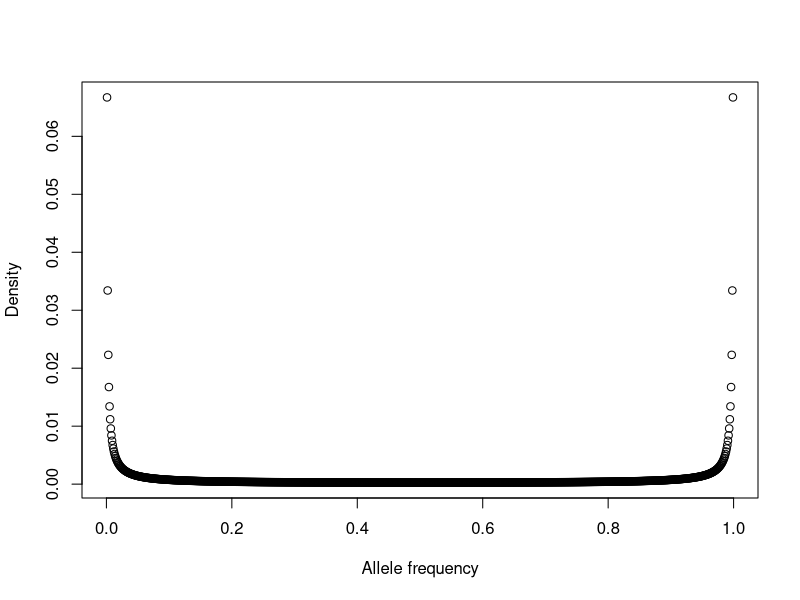

Generate this figure with R: (Note: this script raises an error after producing the figure.)
###R-code to simulate allele frequencies under the infinite-alleles model with neutrality
####Effective population size####
Ne<-20000
####Mutation rate####
u<-10^-8
####Calculate theta####
theta<-4*Ne*u
n1<-seq(0.001,0.999,by=0.001)
myfunction<- function(x){
	hi<-(x^(theta-1))*((1-x)^(theta-1))
	return(hi)
}
distro<-myfunction(n1)
sum<-0
for(i in 1:999){sum<-sum+distro[i]}
distro_x<-distro/sum
pdf(file="Frequency_distribution.pdf")
plot(n1,distro_x,xlab="Allele frequency",ylab="Density")
dev.off()
distro_rounded<-round(distro,digits=0)
sim<-NULL
for(i in 1:999){sim<-append(sim,rep((0.001*i),distro_rounded[i]))}
write(sim,file="/Users/augustb/Desktop/frequency_distribution.csv",sep=',')
